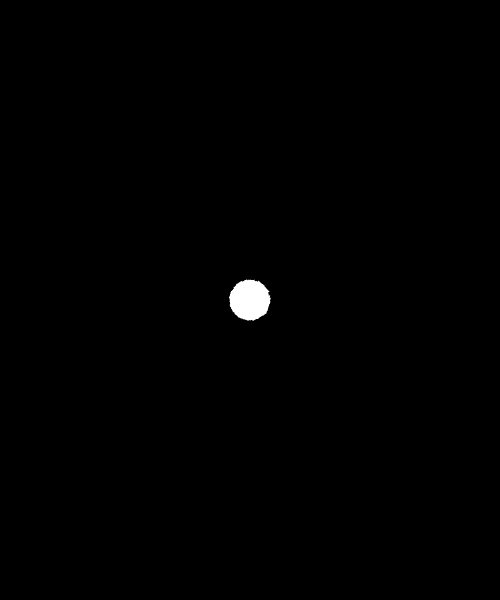
Frame 1 (no input)
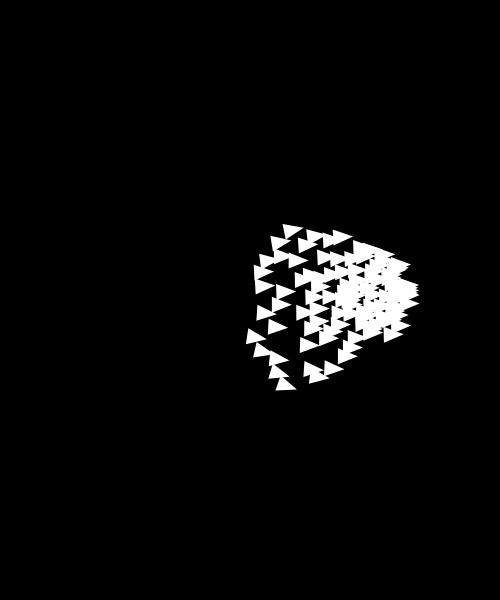
Frame 60 (no input)
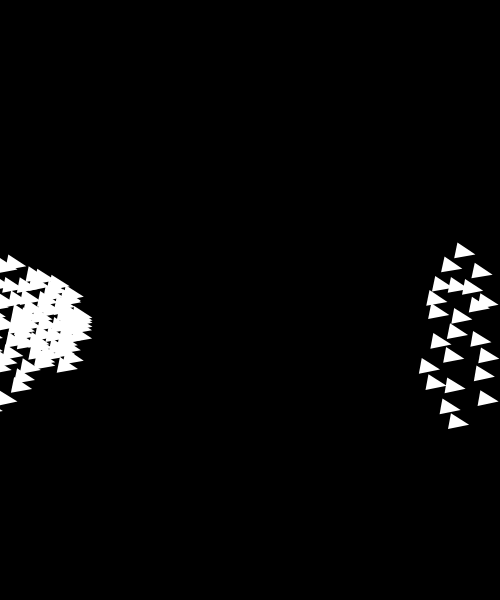
Frame 120 (the mouse pressed at the canvas centre since frame 60)

The p5.js sketch that drew these frames (run headless with seeded random() and noise() and a simulated clock; from frame 60 on, the mouse is pressed at the canvas centre):

// p5.js sketch
// ── sketch.js
"use strict"

let boids = [];

function setup() {
  createCanvas(500, 600);

  for (let i = 0; i < 100; i++) {
    boids.push(new Boid(width / 2, height / 2));
  }
}

function draw() {
  background(0);

  for (let i = 0; i < boids.length; i++) {
    let b = boids[i];
    //let target = createVector(mouseX, mouseY);
    //b.seek(target);
    
    // b.cohision(boids);
    // b.separate(boids);
    // b.align(boids);
    b.flock(boids);
    b.update();
    b.checkEdges();
    b.display();
  }
}
// ── Boid.js
"use strict"

class Boid {
  constructor(x, y) {
    this.pos = createVector(x, y);
    this.vel = createVector(random(-2, 2), random(-2, 2));
    this.acc = createVector();

    this.maxSpeed = 3; // max speed;
    this.maxSteerForce = 0.05; // max steering force

    this.separateDistance = 30;
    this.neighborDistance = 50;
  }
  update() {
    this.vel.add(this.acc);
    //this.vel.limit(this.maxSpeed); // ***
    this.pos.add(this.vel);
    this.acc.mult(0);
    this.angle = this.vel.heading();
  }
  applyForce(force) {
    this.acc.add(force);
  }
  flock(others) {
    let cForce = this.cohision(others);
    let sForce = this.separate(others);
    let aForce = this.align(others);
    
    cForce.mult(0.5);
    sForce.mult(1.0);
    aForce.mult(2.0);
    
    this.applyForce(cForce);
    this.applyForce(sForce);
    this.applyForce(aForce);
  }
  separate(others) {
    // avg of vectors
    let vector = createVector(); // sum
    let count = 0;
    for (let i = 0; i < others.length; i++) {
      let other = others[i];
      let distance = this.pos.dist(other.pos);
      if (distance > 0 && distance < this.separateDistance) {
        // vectors!
        let diff = p5.Vector.sub(this.pos, other.pos);
        diff.normalize();
        diff.div(distance);
        // finally sum!
        vector.add(diff);
        count++;
      }
    }
    // average!
    if (count > 0) {
      vector.div(count);
    }
    if (vector.mag() > 0) {
      // disired vector
      vector.setMag(this.maxSpeed); // ***
      // steering force
      vector.sub(this.vel);
      vector.limit(this.maxSteerForce);
      //return vector;
    }
    // apply
    //this.applyForce(vector);
    return vector;
  }
  cohision(others) {
    //sum
    let position = createVector();
    let count = 0;
    // forloop
    for (let i = 0; i < others.length; i++) {
      let other = others[i];
      let distance = this.pos.dist(other.pos);
      if (distance > 0 && distance < this.neighborDistance) {
        position.add(other.pos);
        count++;
      }
    }
    // avg
    if (count > 0) {
      position.div(count);
      return this.seek(position);
    }
    return position;
  }
  align(others) {
    // sum
    let velocity = createVector();
    let count = 0;
    // forloop
    for (let i = 0; i < others.length; i++) {
      let other = others[i];
      let distance = this.pos.dist(other.pos);
      if (distance > 0 && distance < this.neighborDistance) {
        velocity.add(other.vel);
        count++;
      }
    }
    // avg
    if (count > 0) {
      velocity.div(count);
      velocity.setMag(this.maxSpeed);
      let steer = p5.Vector.sub(velocity, this.vel);
      steer.limit(this.maxSteerForce);
      //this.applyForce(steer);
      return steer;
    }
    return velocity;
  }
  seek(target) {
    let desired = p5.Vector.sub(target, this.pos);
    desired.setMag(this.maxSpeed); // ***
    let steer = p5.Vector.sub(desired, this.vel);
    steer.limit(this.maxSteerForce);
    //this.applyForce(steer);
    return steer;
  }
  checkEdges() {
    // x
    if (this.pos.x < 0) {
      this.pos.x = width;
    } else if (this.pos.x > width) {
      this.pos.x = 0;
    }
    // y
    if (this.pos.y < 0) {
      this.pos.y = height;
    } else if (this.pos.y > height) {
      this.pos.y = 0;
    }
  }
  display() {
    push();

    translate(this.pos.x, this.pos.y);
    rotate(this.angle);
    noStroke();
    fill(255);
    triangle(0, 0, -20, 8, -20, -8);

    pop();
  }
}
